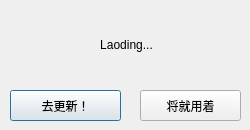
<?xml version="1.0" encoding="UTF-8"?>
<ui version="4.0">
 <class>Dialog</class>
 <widget class="QDialog" name="Dialog">
  <property name="geometry">
   <rect>
    <x>0</x>
    <y>0</y>
    <width>250</width>
    <height>130</height>
   </rect>
  </property>
  <property name="minimumSize">
   <size>
    <width>250</width>
    <height>130</height>
   </size>
  </property>
  <property name="maximumSize">
   <size>
    <width>250</width>
    <height>130</height>
   </size>
  </property>
  <property name="windowTitle">
   <string>有船新版本辣</string>
  </property>
  <property name="windowIcon">
   <iconset>
    <normaloff>favicon.ico</normaloff>favicon.ico</iconset>
  </property>
  <widget class="QLabel" name="Check_info">
   <property name="geometry">
    <rect>
     <x>11</x>
     <y>10</y>
     <width>231</width>
     <height>70</height>
    </rect>
   </property>
   <property name="text">
    <string>Laoding...</string>
   </property>
   <property name="alignment">
    <set>Qt::AlignCenter</set>
   </property>
  </widget>
  <widget class="QPushButton" name="Comfirm">
   <property name="geometry">
    <rect>
     <x>10</x>
     <y>90</y>
     <width>111</width>
     <height>31</height>
    </rect>
   </property>
   <property name="text">
    <string>去更新！</string>
   </property>
  </widget>
  <widget class="QPushButton" name="Ignore">
   <property name="geometry">
    <rect>
     <x>140</x>
     <y>90</y>
     <width>101</width>
     <height>31</height>
    </rect>
   </property>
   <property name="text">
    <string>将就用着</string>
   </property>
  </widget>
 </widget>
 <resources/>
 <connections>
  <connection>
   <sender>Comfirm</sender>
   <signal>clicked()</signal>
   <receiver>Dialog</receiver>
   <slot>accept()</slot>
   <hints>
    <hint type="sourcelabel">
     <x>79</x>
     <y>113</y>
    </hint>
    <hint type="destinationlabel">
     <x>63</x>
     <y>241</y>
    </hint>
   </hints>
  </connection>
  <connection>
   <sender>Ignore</sender>
   <signal>clicked()</signal>
   <receiver>Dialog</receiver>
   <slot>reject()</slot>
   <hints>
    <hint type="sourcelabel">
     <x>180</x>
     <y>107</y>
    </hint>
    <hint type="destinationlabel">
     <x>174</x>
     <y>153</y>
    </hint>
   </hints>
  </connection>
 </connections>
</ui>
